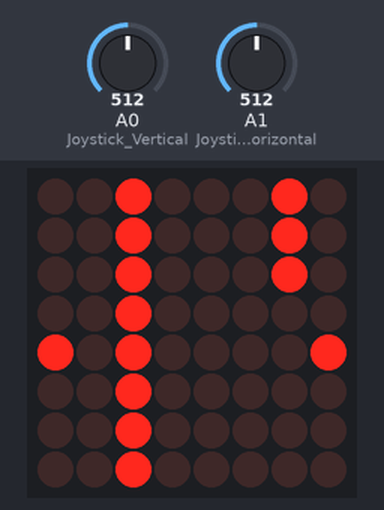
Recording of a sketch running on a simulated Arduino Uno, built with avr-gcc and run on an emulated ATmega328P. On the bench: 8×8 LED matrix. The test bench sets the inputs (shaded band); at power-on: A0 (Joystick_Vertical) = 512, A1 (Joystick_Horizontal) = 512.

Above: at 1.2 s.
1.3 s: A0 (Joystick_Vertical) set to 609
2.8 s: A0 (Joystick_Vertical) set to 643
At 3.8 s:
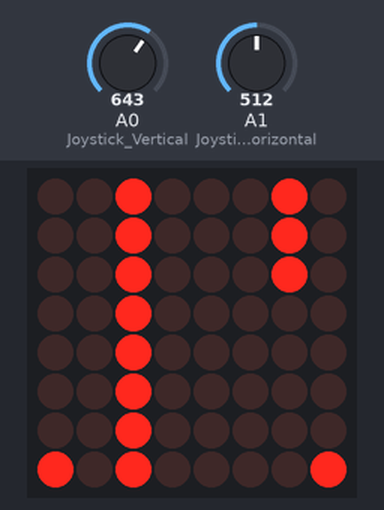
4.3 s: A0 (Joystick_Vertical) set to 511
7.3 s: A1 (Joystick_Horizontal) set to 611
8.8 s: A1 (Joystick_Horizontal) set to 641
At 8.95 s:
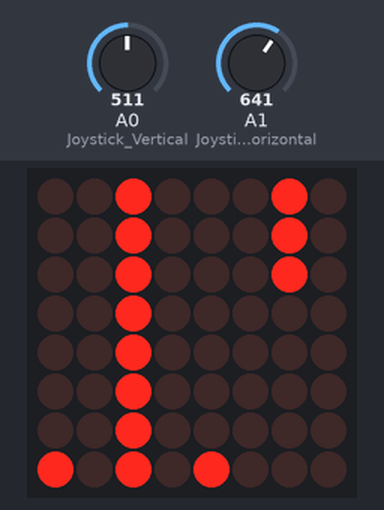
At 10.2 s:
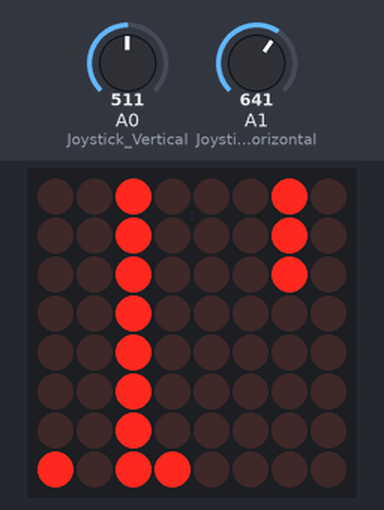
10.6 s: A1 (Joystick_Horizontal) set to 511
Timing chart, 0 to 13.6 s (numbered marks = the images above; inputs shaded):
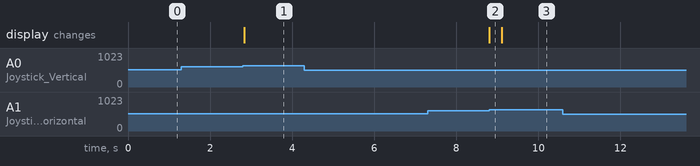

Measured:
- the behaviour switches between 624 and 625 on A0 (Joystick_Vertical) (found by bisection; images 0 and 1)
- the behaviour switches between 624 and 625 on A1 (Joystick_Horizontal) (found by bisection; images 1 and 2)
- after the input at 1.3 s, every drawn part: stays the same
- after the input at 2.8 s, the display: changes at once (image 1)
- after the input at 4.3 s, every drawn part: stays the same
- after the input at 7.3 s, every drawn part: stays the same
- after the input at 8.8 s, the display: changes at once (image 2)
- after the input at 10.6 s, every drawn part: stays the same

The sketch:

tema7.ino
```cpp
#include "LedControl.h" // need the library


// Max7219  Display pin Declarations
#define dinPin  12 // pin 12 is connected to the MAX7219 pin 1
#define clockPin  11 // pin 11 is connected to the CLK pin 13
#define loadPin  10 // pin 10 is connected to LOAD pin 12

#define matrixSize  8 // 8x8 as we are only using 1 MAX7219 with single 8x8
byte matrixBrightness = 2;  // Set Brightness of your display
byte MaxRows = 7 ;  // Rows range form 0 - 7 ;
byte MaxColumns = 7 ;  // Columns range form 0 - 7 ;

// Joystick Pin Declarations
#define Joystick_Vertical A0
#define Joystick_Horizontal A1
#define Joystick_Button A2

// A function that moves the characters on the map according to the passed commands
void CharacterMovement ( String  ,  unsigned char &  ,  unsigned char &  ) ;

// Create an LEDcontrol object which is used to interface and set the Max7219 run 8x8 display using  SPI communication  (handled by the class)
LedControl LC = LedControl(dinPin, clockPin, loadPin, 1); //DIN, CLK, LOAD, No. DRIVER

/* A structure to contain key methods and fields for a character like coloumn and row position and a function to move it in space
Allows for creation of many characters in the game while reusing the same code */

 typedef struct Characters {
    unsigned char RowPosition = 0 ;
    unsigned char ColumnPosition = 0 ;
    void (*Movementfunction) ( String ,   unsigned char &   , unsigned char & ) ;

    unsigned long pastChronos = 0  ;    // Store the last time the blink function was run
    unsigned long currentChronos = 0 ; //  Store the millis ( ) time at the current instance in time
    uint8_t Blinkrate = 0 ;  // Set the blink rate of the particular character

  }  Characters ;

 // Create two objects, one for enemy and the player each
   Characters Enemy   =  Characters {  } ;
   Characters Player  =  Characters {  } ;
   Characters Bomb  =  Characters {  } ;


// A 2D array that is used to set obstacles on the 8x8 map space
  byte ObstacleMatrix[matrixSize][matrixSize] = {
  {0, 0, 1, 0, 0, 0, 0, 0},
  {0, 0, 1, 0, 0, 0, 0, 0},
  {0, 0, 1, 0, 0, 0, 0, 0},
  {0, 0, 1, 0, 0, 0, 0, 0},
  {0, 0, 1, 0, 0, 0, 0, 0},
  {0, 0, 1, 0, 0, 0, 1, 0},
  {0, 0, 1, 0, 0, 0, 1, 0},
  {0, 0, 1, 0, 0, 0, 1, 0}
    };

 // Variables to interface and hold timer values in order to debounce Joystick Button
  unsigned long CurrentChronos = 0 ;
  unsigned long PastChronos = 0 ;
  const int debounceInterval  = 50 ; // set in ms the time the push button must maintain its state to be considered a legitimate press
  bool currentReading = HIGH ;
  bool PastReading  = HIGH ;
  bool ButtonState = HIGH ;

void setup() {
  // put your setup code here, to run once:

 Serial.begin(115200);


   LC.shutdown(0, false); // turn off power saving, enables display
   LC.setIntensity(0, matrixBrightness);
   LC.clearDisplay(0);// clear screen

   CreateObstacles ( ) ;  // Creates obstacles on the map

  // Assign the created Character movement function to both the enemy and player objects
  Enemy.Movementfunction   =   *CharacterMovement ;
  Player.Movementfunction   =   *CharacterMovement ;

  // Set the blinkrates in ms of all the characters
   Enemy.Blinkrate =  30 ;
   Player.Blinkrate =  30 ;

 // Create and sets enemy and player character at their defined default position ( 4 , 0 )  and ( 4 , 7 )
  Enemy.Movementfunction( "DEFAULT_ENEMY" , Enemy.RowPosition ,  Enemy.ColumnPosition  ) ;
  Player.Movementfunction( "DEFAULT_PLAYER" , Player.RowPosition ,  Player.ColumnPosition  ) ;

 // Configure Joystick Pins as Input
   pinMode( Joystick_Vertical , INPUT );
   pinMode( Joystick_Horizontal , INPUT );
   pinMode( Joystick_Button , INPUT_PULLUP );

}

void loop() {
  // put your main code here, to run repeatedly:
 // delay (5 ) ;

     String MoveCommand  = JoystickInterface (  ) ;

        Enemy.Movementfunction(MoveCommand, Enemy.RowPosition ,  Enemy.ColumnPosition  ) ;

         Player.Movementfunction(MoveCommand, Player.RowPosition ,  Player.ColumnPosition  ) ;


        BlinkCharacter ( Enemy ) ;
        BlinkCharacter ( Player ) ;


  //    delay (500) ;

  //    Enemy.Movementfunction( "UP" , Enemy.RowPosition ,  Enemy.ColumnPosition  ) ;

  //       delay (500) ;

  //   Enemy.Movementfunction( "UP" , Enemy.RowPosition ,  Enemy.ColumnPosition  ) ;

  //  delay (500) ;

  // Enemy.Movementfunction( "UP" , Enemy.RowPosition ,  Enemy.ColumnPosition  ) ;

  //   delay (500) ;


  //   Player.Movementfunction( "UP" , Player.RowPosition ,  Player.ColumnPosition  ) ;


  //       delay (500) ;

  //   Player.Movementfunction( "UP", Player.RowPosition ,  Player.ColumnPosition  ) ;


  //  delay (500) ;

  //   Player.Movementfunction( "UP" , Player.RowPosition ,  Player.ColumnPosition  ) ;


  //   delay (500) ;


  // Enemy.Movementfunction( "DOWN" , &Enemy.RowPosition ,  &Enemy.ColumnPosition  ) ;

  //     delay (500) ;

  //    Enemy.Movementfunction( "DOWN" , &Enemy.RowPosition ,  &Enemy.ColumnPosition  ) ;

  //  delay (500) ;
  //   Enemy.Movementfunction( "DOWN" , &Enemy.RowPosition ,  &Enemy.ColumnPosition  ) ;

  //   delay (500) ;

  //  Enemy.Movementfunction( "DOWN" , &Enemy.RowPosition ,  &Enemy.ColumnPosition  ) ;


// SetDisplay ( 7 , 7 , HIGH ) ;


}


 void CreateObstacles (void ) {

   for (int i = 0 ; i < matrixSize ; i ++  ){
    for (int j = 0 ; j < matrixSize ; j++ ) {
       LC.setLed ( 0 , i ,  j , ObstacleMatrix[ (TranslateDisplayRows(i))][j] )   ;
      }
   }

 }


 void CharacterMovement ( String  Direction , unsigned char  & CursorRow , unsigned char & CursorColumn ) {

// Clear the current position before changing position
  LC.setLed ( 0 , CursorRow, CursorColumn , LOW )   ;

  if (Direction == "RIGHT" )  {
     CursorColumn  =  min  (  CursorColumn + 1 , MaxColumns ) ;   // Execute a movement to the right step

    if (  (ObstacleMatrix [ (TranslateDisplayRows(CursorRow)) ][CursorColumn ] ) == HIGH )  {  // Check if the new position has obstacle in it ? if yes then revert the movement
      CursorColumn = CursorColumn - 1 ;
      }
   }
  else if (Direction == "LEFT" ) {
     CursorColumn  =  max  ( CursorColumn - 1 ,  0  ) ;

    if  (  (ObstacleMatrix [ (TranslateDisplayRows(CursorRow)) ][CursorColumn ] ) == HIGH ) {
    CursorColumn = CursorColumn + 1 ;
      }
  }
  else if (Direction == "UP" ) {
      CursorRow  =   min ( CursorRow + 1 , MaxRows ) ;

    if  (  (ObstacleMatrix [ (TranslateDisplayRows(CursorRow)) ][CursorColumn ] ) == HIGH ) {  // Check if the new position has obstacle in it ? if yes then revert the movement
      CursorRow = CursorRow - 1 ;
      }
  }

  else if (Direction == "DOWN" ) {
      CursorRow =   max  (  CursorRow - 1 , 0  ) ;

    if  (  (ObstacleMatrix [ (TranslateDisplayRows(CursorRow)) ][CursorColumn ] ) == HIGH )  {  // Check if the new position has obstacle in it ? if yes then revert the movement
      CursorRow = CursorRow + 1 ;
     }
  }

  else if (Direction == "SAME"){
    // Nothing just hold position
  }

  else if (Direction == "DEFAULT_PLAYER"){
    CursorRow = 4 ;
    CursorColumn= 0 ;
     }

  else if (Direction == "DEFAULT_ENEMY"){
    CursorRow = 4 ;
    CursorColumn= 7 ;
     }

  else {
    CursorRow = 0 ;
    CursorColumn = 0 ;
  }

   LC.setLed ( 0 , CursorRow, CursorColumn , HIGH )   ;
    }

   String JoystickInterface ( ) {

  // Get the analog value of each joystick axis and map it on 0 - 100  scale. 0 and 100 are readings for the extreme positions , the middle position being around 50 in this scale
    unsigned int  VerticalaxisValue    =   map(  (analogRead(Joystick_Vertical )) , 0 , 1023 , 0 , 100    ) ;
    unsigned int  HorizontalaxisValue  =   map(  (analogRead(Joystick_Horizontal )) , 0 , 1023 , 0 , 100    ) ;

     if ( VerticalaxisValue > 60 ) {
        return "UP" ;
    }
     if (VerticalaxisValue < 40  ) {
        return "DOWN" ;
     }
     if (HorizontalaxisValue > 60  ) {
        return "LEFT" ;
     }
     if (HorizontalaxisValue < 40  ) {
        return "RIGHT" ;
     }
     else {
      return "SAME" ;
     }


   }


   /* Row Numbers on the 8x8 Display here start from 7 at the top to 0 at the bottom , instead of the increasing from top to bottom as it should.
   The following function tasks a row number in the convention of the display here and translates it to standard form so we can set obstacles matrix with ease.
   Translate from bottom to up row axis to up to bottom row axis*/
   unsigned char  TranslateDisplayRows (unsigned char row  ) {
        return  row  = MaxRows - row ;

   }

  // The following function blinks the a point at 2x of the timer period of the provided blink rate
  // Millis() is used to provide a non blocking timing function

  void BlinkCharacter  ( Characters & character  ) {

    character.currentChronos = millis ( ) ;

    if (  (   character.currentChronos  -   character.pastChronos ) <= character.Blinkrate ) {
             LC.setLed ( 0 , character.RowPosition, character.ColumnPosition , HIGH )   ;
  }
    else if (  (( character.currentChronos  -  character.pastChronos ) <= (character.Blinkrate) ) && ((character.currentChronos  -  character.pastChronos ) > (character.Blinkrate) ) ) {
            LC.setLed ( 0 , character.RowPosition, character.ColumnPosition , LOW )   ;
   }
    else {
            character.pastChronos  =  character.currentChronos ;
    }
}

 // Used to place a bomb, uses the time value of a character reserved for bomb
 bool CheckJoystickButton  ( ) {

     currentReading =  digitalRead( Joystick_Button ) ;
     CurrentChronos = millis ( ) ;

     if ( currentReading != PastReading )  {
        PastChronos = CurrentChronos ;
        }
     if (  (CurrentChronos - PastChronos)  >= debounceInterval ) {
        if ( currentReading != ButtonState  ) {
           ButtonState = currentReading ;
            if ( ButtonState == LOW ) {
              return true ;
            }
        }
     }
     else {
       return false ;
          }
        PastReading  = currentReading ;
 }
```
